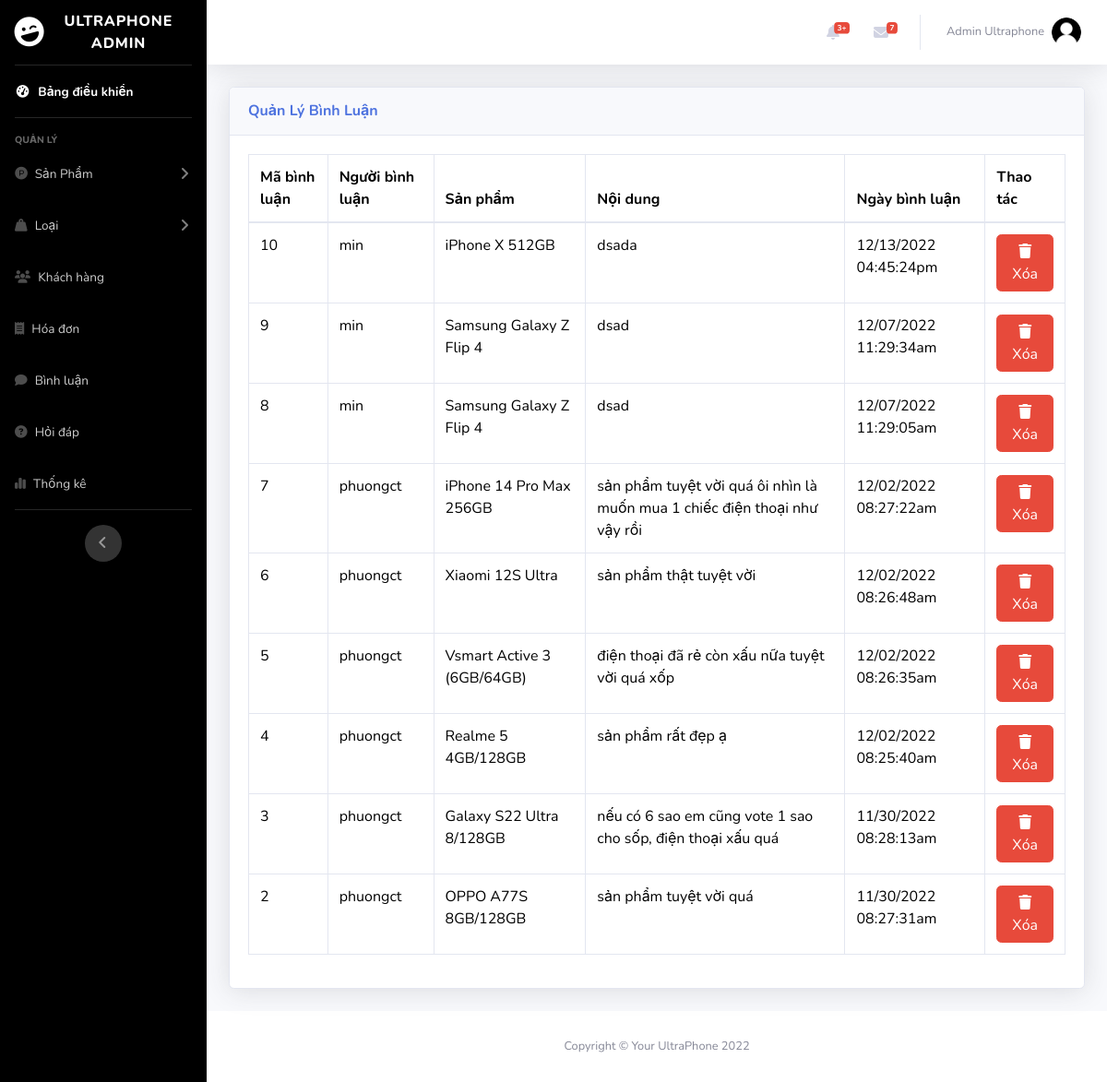
Page /admin/index.php?act=list_cmt (signed in) on the earlier database version.
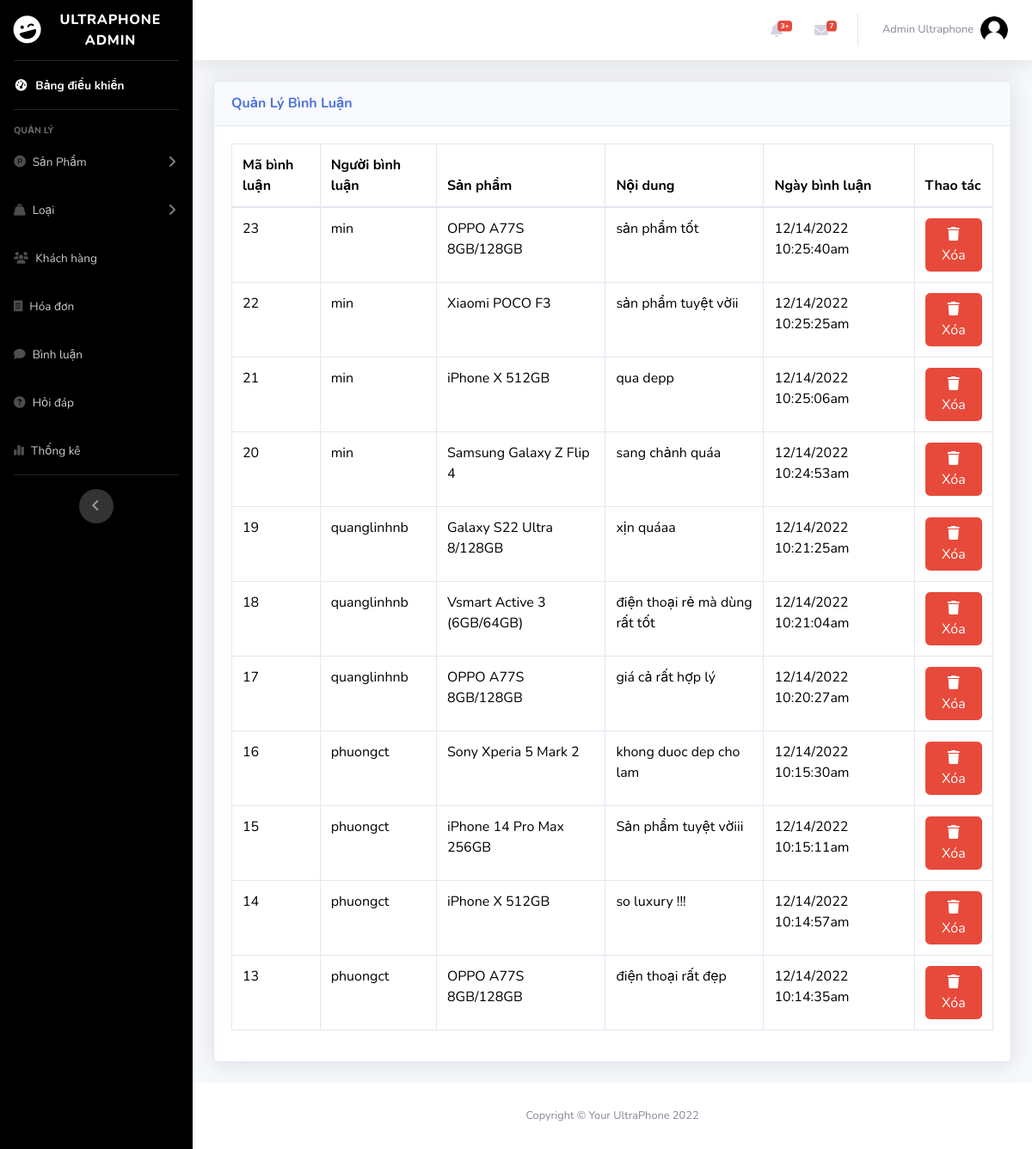
Same page on the later database version.
### tables this page shows
CREATE TABLE `comment` (
  `id_cmt` int(11) NOT NULL,
  `content` varchar(255) NOT NULL,
  `id_user` int(11) NOT NULL,
  `user_name` varchar(50) NOT NULL,
  `full_name` varchar(255) NOT NULL,
  `id_pro` int(11) NOT NULL,
  `comment_date` varchar(30) NOT NULL
);

CREATE TABLE `product` (
  `id_pro` int(11) NOT NULL,
  `name_pro` varchar(255) NOT NULL,
  `price` int(11) NOT NULL,
  `discount` int(11) NOT NULL,
  `img_pro` varchar(255) NOT NULL,
  `short_des` text NOT NULL,
  `detail_des` text NOT NULL,
  `view` int(11) NOT NULL DEFAULT 0,
  `idcate` int(11) NOT NULL
);

### admin/controller/controller.php (called while the page is built)
<?php
function render($path, $data = [])
{
    extract($data);
    $view = "view/" . $path . ".php";
    include_once $view;
}

### admin/model/pdo.php (called while the page is built, shortened)
<?php
function pdo_get_connection(){
    $dburl = "mysql:host=127.0.0.1;dbname=ultraphone;charset=utf8";
    $username = 'root';
    $password = '';
    $conn = new PDO($dburl, $username, $password);
    $conn->setAttribute(PDO::ATTR_ERRMODE, PDO::ERRMODE_EXCEPTION);
    return $conn;
}
function pdo_query($sql){
    $sql_args = array_slice(func_get_args(), 1);
    try{
        $conn = pdo_get_connection();
        $stmt = $conn->prepare($sql);
        $stmt->execute($sql_args);
        $rows = $stmt->fetchAll();
        return $rows;
    }
    catch(PDOException $e){
        throw $e;
    }
    finally{
        unset($conn);
    }
}

### admin/model/binhluan.php (called while the page is built, shortened)
<?php
function loadall_cmt() {
    $sql = "SELECT * FROM comment c inner join product p on c.id_pro = p.id_pro ORDER BY id_cmt DESC";
    $listcmt = pdo_query($sql);
    return $listcmt;
}
?>

### admin/view/list_comment.php (the view, shortened to what this page needs)
<?php include_once "header.php" ?>
<body id="page-top">
    <div id="wrapper">
        <?php include_once "nav.php" ?>
        <div class="container-fluid">
            <div class="card shadow mb-4">
                <div class="card-header py-3">
                    <h6 class="m-0 font-weight-bold text-primary">Quản Lý Bình Luận</h6>
                </div>
                <div class="card-body">
                    <div class="table-responsive">
                        <table class="table table-bordered" id="dataTable" width="100%" cellspacing="0">
                            <thead>
                                <tr>
                                    <th>Mã bình luận</th>
                                    <th>Người bình luận</th>
                                    <th>Sản phẩm</th>
                                    <th>Nội dung</th>
                                    <th>Ngày bình luận</th>
                                    <th>Thao tác</th>
                                </tr>
                            </thead>
                            <tbody>
                                <?php
                                foreach ($listcmt as $cmt) : extract($cmt); ?>
                                    <tr>
                                        <td><?= $id_cmt ?></td>
                                        <td><?= $user_name ?></td>
                                        <td><?= $name_pro ?></td>
                                        <td><?= $content ?></td>
                                        <td><?= $comment_date ?></td>
                                        <td class="text-center">
                                            <a href="index.php?act=delete_cmt&idcmt=<?= $id_cmt ?>" class="btn btn-danger" onclick="return confirm('Bạn có chắc chắn muốn xóa?')"><i class="fa-solid fa-trash"></i> Xóa</a>
                                        </td>
                                    </tr>
                                <?php endforeach ?>
                            </tbody>
                        </table>
                    </div>
                </div>
            </div>
        </div>
    </div>
    <?php include_once "footer.php" ?>

Differences in the rows shown:
removed comment: id_cmt "10", user_name "min", id_pro.name_pro "iPhone X 512GB", content "dsada", comment_date "12/13/2022 04:45:24pm"
removed comment: id_cmt "9", user_name "min", id_pro.name_pro "Samsung Galaxy Z Flip 4", content "dsad", comment_date "12/07/2022 11:29:34am"
removed comment: id_cmt "8", user_name "min", id_pro.name_pro "Samsung Galaxy Z Flip 4", content "dsad", comment_date "12/07/2022 11:29:05am"
removed comment: id_cmt "7", user_name "phuongct", id_pro.name_pro "iPhone 14 Pro Max 256GB", content "sản phẩm tuyệt vời quá ôi nhìn là muốn mua 1 chiếc điện thoại như vậy rồi", comment_date "12/02/2022 08:27:22am"
removed comment: id_cmt "6", user_name "phuongct", id_pro.name_pro "Xiaomi 12S Ultra", content "sản phẩm thật tuyệt vời", comment_date "12/02/2022 08:26:48am"
removed comment: id_cmt "5", user_name "phuongct", id_pro.name_pro "Vsmart Active 3 (6GB/64GB)", content "điện thoại đã rẻ còn xấu nữa tuyệt vời quá xốp", comment_date "12/02/2022 08:26:35am"
removed comment: id_cmt "4", user_name "phuongct", id_pro.name_pro "Realme 5 4GB/128GB", content "sản phẩm rất đẹp ạ", comment_date "12/02/2022 08:25:40am"
removed comment: id_cmt "3", user_name "phuongct", id_pro.name_pro "Galaxy S22 Ultra 8/128GB", content "nếu có 6 sao em cũng vote 1 sao cho sốp, điện thoại xấu quá", comment_date "11/30/2022 08:28:13am"
removed comment: id_cmt "2", user_name "phuongct", id_pro.name_pro "OPPO A77S 8GB/128GB", content "sản phẩm tuyệt vời quá", comment_date "11/30/2022 08:27:31am"
added comment: id_cmt "23", user_name "min", id_pro.name_pro "OPPO A77S 8GB/128GB", content "sản phẩm tốt", comment_date "12/14/2022 10:25:40am"
added comment: id_cmt "22", user_name "min", id_pro.name_pro "Xiaomi POCO F3", content "sản phẩm tuyệt vờii", comment_date "12/14/2022 10:25:25am"
added comment: id_cmt "21", user_name "min", id_pro.name_pro "iPhone X 512GB", content "qua depp", comment_date "12/14/2022 10:25:06am"
added comment: id_cmt "20", user_name "min", id_pro.name_pro "Samsung Galaxy Z Flip 4", content "sang chảnh quáa", comment_date "12/14/2022 10:24:53am"
added comment: id_cmt "19", user_name "quanglinhnb", id_pro.name_pro "Galaxy S22 Ultra 8/128GB", content "xịn quáaa", comment_date "12/14/2022 10:21:25am"
added comment: id_cmt "18", user_name "quanglinhnb", id_pro.name_pro "Vsmart Active 3 (6GB/64GB)", content "điện thoại rẻ mà dùng rất tốt", comment_date "12/14/2022 10:21:04am"
added comment: id_cmt "17", user_name "quanglinhnb", id_pro.name_pro "OPPO A77S 8GB/128GB", content "giá cả rất hợp lý", comment_date "12/14/2022 10:20:27am"
added comment: id_cmt "16", user_name "phuongct", id_pro.name_pro "Sony Xperia 5 Mark 2", content "khong duoc dep cho lam", comment_date "12/14/2022 10:15:30am"
added comment: id_cmt "15", user_name "phuongct", id_pro.name_pro "iPhone 14 Pro Max 256GB", content "Sản phẩm tuyệt vờiii", comment_date "12/14/2022 10:15:11am"
added comment: id_cmt "14", user_name "phuongct", id_pro.name_pro "iPhone X 512GB", content "so luxury !!!", comment_date "12/14/2022 10:14:57am"
added comment: id_cmt "13", user_name "phuongct", id_pro.name_pro "OPPO A77S 8GB/128GB", content "điện thoại rất đẹp", comment_date "12/14/2022 10:14:35am"
